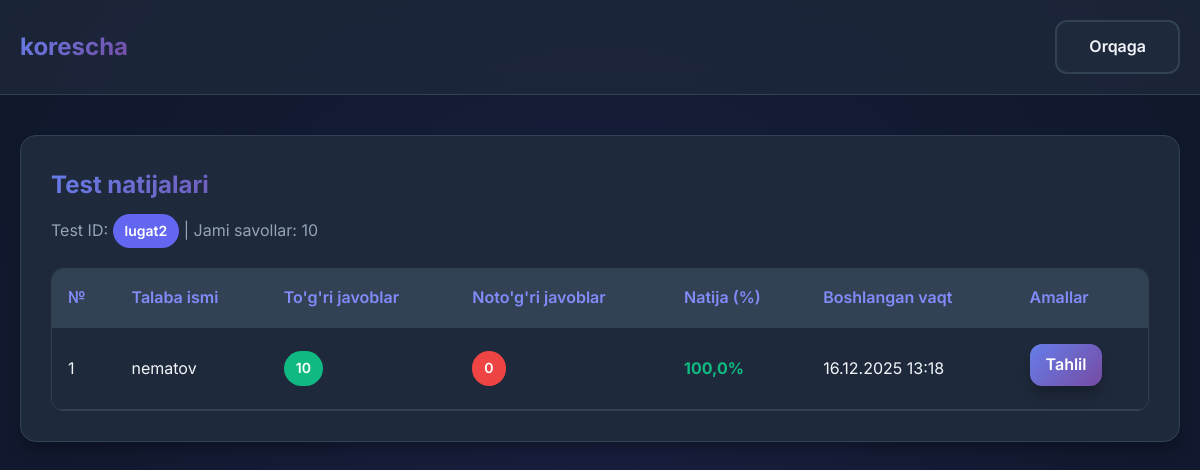
The page /teacher/test/6/results/ (signed in) on the database its author committed.
### main/models.py (models this page shows, shortened)
class Test(models.Model):
    teacher = models.ForeignKey(Teacher, on_delete=models.CASCADE, related_name='tests', verbose_name="O'qituvchi")
    name = models.CharField(max_length=300, verbose_name="Test nomi")
    description = models.TextField(blank=True, verbose_name="Izoh")
    test_id = models.CharField(max_length=50, unique=True, verbose_name="Test ID")
    password = models.CharField(max_length=128, verbose_name="Test paroli")
    timer = models.IntegerField(help_text="Daqiqalarda", verbose_name="Timer")
    word_file = models.FileField(upload_to='test_files/', blank=True, null=True, verbose_name="Word fayl")
    created_at = models.DateTimeField(auto_now_add=True, verbose_name="Yaratilgan sana")
    is_active = models.BooleanField(default=False, verbose_name="Test faolmi")
    class Meta:
        verbose_name = "Test"
        verbose_name_plural = "Testlar"
        ordering = ['-created_at']

class StudentResult(models.Model):
    test = models.ForeignKey(Test, on_delete=models.CASCADE, related_name='results', verbose_name="Test")
    student_name = models.CharField(max_length=200, verbose_name="Talaba ismi")
    total_questions = models.IntegerField(verbose_name="Jami savollar soni")
    correct_answers = models.IntegerField(default=0, verbose_name="To'g'ri javoblar soni")
    wrong_answers = models.IntegerField(default=0, verbose_name="Noto'g'ri javoblar soni")
    percentage = models.FloatField(default=0, verbose_name="Natija (%)")
    started_at = models.DateTimeField(auto_now_add=True, verbose_name="Boshlangan vaqt")
    completed_at = models.DateTimeField(null=True, blank=True, verbose_name="Yakunlangan vaqt")
    is_completed = models.BooleanField(default=False, verbose_name="Yakunlanganmi")
    session_id = models.CharField(max_length=100, unique=True, default=uuid.uuid4, verbose_name="Session ID")
    class Meta:
        verbose_name = "Talaba natijasi"
        verbose_name_plural = "Talaba natijalari"
        ordering = ['-started_at']

### main/views.py (the view)
# urls.py: path('teacher/test/<int:test_id>/results/', views.test_results, name='test_results'),
def test_results(request, test_id):
    teacher_id = request.session.get('teacher_id')
    if not teacher_id:
        return redirect('main:teacher_login')
    test = get_object_or_404(Test, id=test_id)
    results = StudentResult.objects.filter(test=test, is_completed=True).order_by('-percentage')
    return render(request, 'test_results.html', {
        'test': test,
        'results': results
    })

### templates/test_results.html (shortened to what this page needs)
{% extends 'base.html' %}
{% block content %}
<div class="header">
    <div class="header-content">
        <div class="logo">{{ test.name }}</div>
        <a href="{% url 'main:teacher_profile' %}" class="btn btn-secondary">Orqaga</a>
    </div>
</div>
<div class="container" style="margin-top: 40px;">
    <div class="card">
        <div style="display: flex; justify-content: space-between; align-items: center; margin-bottom: 20px;">
            <div>
                <h2 class="card-header" style="margin: 0;">Test natijalari</h2>
                <p style="color: var(--text-secondary); margin-top: 10px;">
                    Test ID: <span class="badge badge-primary">{{ test.test_id }}</span> |
                    Jami savollar: {{ test.questions.count }}
                </p>
            </div>
        </div>
        {% if results %}
        <div class="table-responsive">
            <table>
                <thead>
                    <tr>
                        <th>№</th>
                        <th>Talaba ismi</th>
                        <th>To'g'ri javoblar</th>
                        <th>Noto'g'ri javoblar</th>
                        <th>Natija (%)</th>
                        <th>Boshlangan vaqt</th>
                        <th>Amallar</th>
                    </tr>
                </thead>
                <tbody>
                    {% for result in results %}
                    <tr>
                        <td>{{ forloop.counter }}</td>
                        <td>{{ result.student_name }}</td>
                        <td><span class="badge badge-success">{{ result.correct_answers }}</span></td>
                        <td><span class="badge badge-danger">{{ result.wrong_answers }}</span></td>
                        <td>
                            <strong
                                style="color: {% if result.percentage >= 70 %}var(--success-color){% elif result.percentage >= 50 %}var(--warning-color){% else %}var(--danger-color){% endif %};">
                                {{ result.percentage|floatformat:1 }}%
                            </strong>
                        </td>
                        <td>{{ result.started_at|date:"d.m.Y H:i" }}</td>
                        <td>
                            <a href="{% url 'main:analyze_result' test.id result.id %}" class="btn btn-primary"
                                style="padding: 8px 16px;">Tahlil</a>
                        </td>
                    </tr>
                    {% endfor %}
                </tbody>
            </table>
        </div>
        {% else %}
        <p style="text-align: center; color: var(--text-secondary); padding: 40px;">
            Hozircha natijalar yo'q. Talabalar testni ishlamagan.
        </p>
        {% endif %}
    </div>
</div>
{% endblock %}

### static/css/style.css (style rules this page uses)
* { margin: 0; padding: 0; box-sizing: border-box; }
:root { --primary-color: #6366f1; --primary-dark: #4f46e5; --primary-light: #818cf8; --secondary-color: #8b5cf6; --success-color: #10b981; --danger-color: #ef4444; --warning-color: #f59e0b; --dark-bg: #0f172a; --dark-card: #1e293b; --dark-hover: #334155; --text-primary: #f1f5f9; --text-secondary: #94a3b8; --border-color: #334155; --gradient-1: linear-gradient(135deg, #667eea 0%, #764ba2 100%); --gradient-2: linear-gradient(135deg, #f093fb 0%, #f5576c 100%); --gradient-3: linear-gradient(135deg, #4facfe 0%, #00f2fe 100%); --shadow-sm: 0 2px 4px rgba(0, 0, 0, 0.1); --shadow-md: 0 4px 6px rgba(0, 0, 0, 0.1); --shadow-lg: 0 10px 15px -3px rgba(0, 0, 0, 0.3); --shadow-xl: 0 20px 25px -5px rgba(0, 0, 0, 0.4); }
body { font-family: 'Inter', -apple-system, BlinkMacSystemFont, 'Segoe UI', Roboto, Oxygen, Ubuntu, Cantarell, sans-serif; background: var(--dark-bg); color: var(--text-primary); line-height: 1.6; overflow-x: hidden; }
.container { max-width: 1200px; margin: 0 auto; padding: 0 20px; }
.header { padding: 20px 0; background: rgba(30, 41, 59, 0.8); backdrop-filter: blur(10px); border-bottom: 1px solid var(--border-color); position: sticky; top: 0; z-index: 100; }
.header-content { display: flex; justify-content: space-between; align-items: center; max-width: 1200px; margin: 0 auto; padding: 0 20px; }
.logo { font-size: 24px; font-weight: 700; background: var(--gradient-1); -webkit-background-clip: text; -webkit-text-fill-color: transparent; background-clip: text; }
.btn { display: inline-block; padding: 12px 32px; border: none; border-radius: 12px; font-size: 16px; font-weight: 600; cursor: pointer; transition: all 0.3s ease; text-decoration: none; text-align: center; position: relative; overflow: hidden; }
.btn::before { content: ''; position: absolute; top: 50%; left: 50%; width: 0; height: 0; border-radius: 50%; background: rgba(255, 255, 255, 0.3); transform: translate(-50%, -50%); transition: width 0.6s, height 0.6s; }
.btn-primary { background: var(--gradient-1); color: white; box-shadow: var(--shadow-lg); }
.btn-secondary { background: var(--dark-card); color: var(--text-primary); border: 2px solid var(--border-color); }
.card { background: var(--dark-card); border-radius: 16px; padding: 30px; margin-bottom: 20px; box-shadow: var(--shadow-lg); border: 1px solid var(--border-color); transition: all 0.3s ease; }
.card-header { font-size: 24px; font-weight: 700; margin-bottom: 20px; background: var(--gradient-1); -webkit-background-clip: text; -webkit-text-fill-color: transparent; background-clip: text; }
.table-responsive { overflow-x: auto; border-radius: 12px; border: 1px solid var(--border-color); }
table { width: 100%; border-collapse: collapse; background: var(--dark-card); }
thead { background: var(--dark-hover); }
th, td { padding: 16px; text-align: left; border-bottom: 1px solid var(--border-color); }
th { font-weight: 600; color: var(--primary-light); }
.badge { display: inline-block; padding: 6px 12px; border-radius: 20px; font-size: 14px; font-weight: 600; }
.badge-success { background: var(--success-color); color: white; }
.badge-danger { background: var(--danger-color); color: white; }
.badge-primary { background: var(--primary-color); color: white; }

### rows shown on the page
Test: name "korescha", test_id "lugat2", questions.count "10"
StudentResult: student_name "nematov", correct_answers "10", wrong_answers "0", percentage "100,0", started_at "16.12.2025 13:18"
